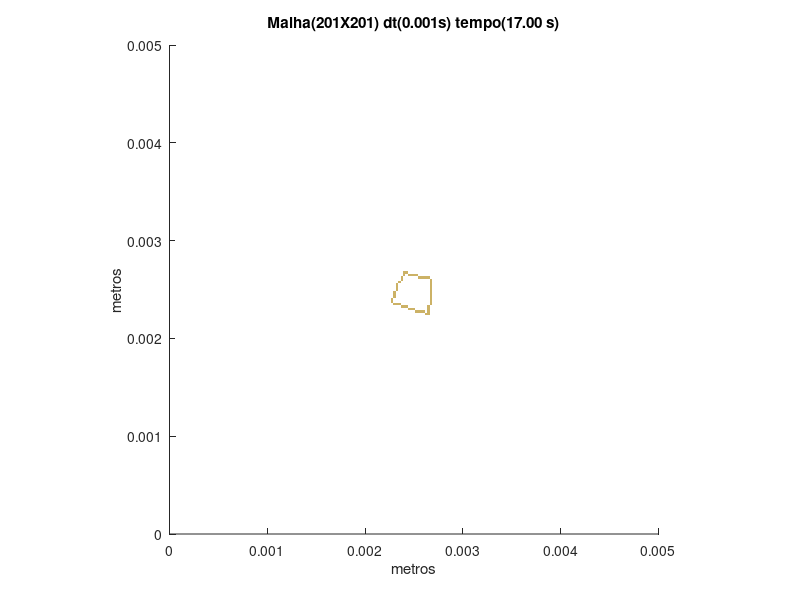

Reproduce this figure in MATLAB.
set (gca,'PlotBoxAspectRatio',[1 1 1],'Xlim',[0,0.005],'Ylim',[0,0.005])
hold on
title('Malha(201X201) dt(0.001s) tempo(17.00 s)')
hold on
ylabel('metros')
hold on
xlabel('metros')
hold on

fill([0.00261194029850746 0.00261194029850746 0.00263681592039801 0.00263681592039801],[0.00223880597014925 0.0022636815920398 0.0022636815920398 0.00223880597014925],[0.8,0.7,0.4],'LineStyle','none')

fill([0.00263681592039801 0.00263681592039801 0.00266169154228856 0.00266169154228856],[0.00223880597014925 0.0022636815920398 0.0022636815920398 0.00223880597014925],[0.8,0.7,0.4],'LineStyle','none')

fill([0.00251243781094527 0.00251243781094527 0.00253731343283582 0.00253731343283582],[0.0022636815920398 0.00228855721393035 0.00228855721393035 0.0022636815920398],[0.8,0.7,0.4],'LineStyle','none')

fill([0.00253731343283582 0.00253731343283582 0.00256218905472637 0.00256218905472637],[0.0022636815920398 0.00228855721393035 0.00228855721393035 0.0022636815920398],[0.8,0.7,0.4],'LineStyle','none')

fill([0.00256218905472637 0.00256218905472637 0.00258706467661692 0.00258706467661692],[0.0022636815920398 0.00228855721393035 0.00228855721393035 0.0022636815920398],[0.8,0.7,0.4],'LineStyle','none')

fill([0.00258706467661692 0.00258706467661692 0.00261194029850746 0.00261194029850746],[0.0022636815920398 0.00228855721393035 0.00228855721393035 0.0022636815920398],[0.8,0.7,0.4],'LineStyle','none')

fill([0.00263681592039801 0.00263681592039801 0.00266169154228856 0.00266169154228856],[0.0022636815920398 0.00228855721393035 0.00228855721393035 0.0022636815920398],[0.8,0.7,0.4],'LineStyle','none')

fill([0.00243781094527363 0.00243781094527363 0.00246268656716418 0.00246268656716418],[0.00228855721393035 0.0023134328358209 0.0023134328358209 0.00228855721393035],[0.8,0.7,0.4],'LineStyle','none')

fill([0.00246268656716418 0.00246268656716418 0.00248756218905473 0.00248756218905473],[0.00228855721393035 0.0023134328358209 0.0023134328358209 0.00228855721393035],[0.8,0.7,0.4],'LineStyle','none')

fill([0.00248756218905473 0.00248756218905473 0.00251243781094527 0.00251243781094527],[0.00228855721393035 0.0023134328358209 0.0023134328358209 0.00228855721393035],[0.8,0.7,0.4],'LineStyle','none')

fill([0.00263681592039801 0.00263681592039801 0.00266169154228856 0.00266169154228856],[0.00228855721393035 0.0023134328358209 0.0023134328358209 0.00228855721393035],[0.8,0.7,0.4],'LineStyle','none')

fill([0.00236318407960199 0.00236318407960199 0.00238805970149254 0.00238805970149254],[0.0023134328358209 0.00233830845771144 0.00233830845771144 0.0023134328358209],[0.8,0.7,0.4],'LineStyle','none')

fill([0.00238805970149254 0.00238805970149254 0.00241293532338308 0.00241293532338308],[0.0023134328358209 0.00233830845771144 0.00233830845771144 0.0023134328358209],[0.8,0.7,0.4],'LineStyle','none')

fill([0.00241293532338308 0.00241293532338308 0.00243781094527363 0.00243781094527363],[0.0023134328358209 0.00233830845771144 0.00233830845771144 0.0023134328358209],[0.8,0.7,0.4],'LineStyle','none')

fill([0.00263681592039801 0.00263681592039801 0.00266169154228856 0.00266169154228856],[0.0023134328358209 0.00233830845771144 0.00233830845771144 0.0023134328358209],[0.8,0.7,0.4],'LineStyle','none')

fill([0.00228855721393035 0.00228855721393035 0.0023134328358209 0.0023134328358209],[0.00233830845771144 0.00236318407960199 0.00236318407960199 0.00233830845771144],[0.8,0.7,0.4],'LineStyle','none')

fill([0.0023134328358209 0.0023134328358209 0.00233830845771144 0.00233830845771144],[0.00233830845771144 0.00236318407960199 0.00236318407960199 0.00233830845771144],[0.8,0.7,0.4],'LineStyle','none')

fill([0.00233830845771144 0.00233830845771144 0.00236318407960199 0.00236318407960199],[0.00233830845771144 0.00236318407960199 0.00236318407960199 0.00233830845771144],[0.8,0.7,0.4],'LineStyle','none')

fill([0.00266169154228856 0.00266169154228856 0.0026865671641791 0.0026865671641791],[0.00233830845771144 0.00236318407960199 0.00236318407960199 0.00233830845771144],[0.8,0.7,0.4],'LineStyle','none')

fill([0.0022636815920398 0.0022636815920398 0.00228855721393035 0.00228855721393035],[0.00236318407960199 0.00238805970149254 0.00238805970149254 0.00236318407960199],[0.8,0.7,0.4],'LineStyle','none')

fill([0.00266169154228856 0.00266169154228856 0.0026865671641791 0.0026865671641791],[0.00236318407960199 0.00238805970149254 0.00238805970149254 0.00236318407960199],[0.8,0.7,0.4],'LineStyle','none')

fill([0.0022636815920398 0.0022636815920398 0.00228855721393035 0.00228855721393035],[0.00238805970149254 0.00241293532338308 0.00241293532338308 0.00238805970149254],[0.8,0.7,0.4],'LineStyle','none')

fill([0.00266169154228856 0.00266169154228856 0.0026865671641791 0.0026865671641791],[0.00238805970149254 0.00241293532338308 0.00241293532338308 0.00238805970149254],[0.8,0.7,0.4],'LineStyle','none')

fill([0.00228855721393035 0.00228855721393035 0.0023134328358209 0.0023134328358209],[0.00241293532338308 0.00243781094527363 0.00243781094527363 0.00241293532338308],[0.8,0.7,0.4],'LineStyle','none')

fill([0.00266169154228856 0.00266169154228856 0.0026865671641791 0.0026865671641791],[0.00241293532338308 0.00243781094527363 0.00243781094527363 0.00241293532338308],[0.8,0.7,0.4],'LineStyle','none')

fill([0.00228855721393035 0.00228855721393035 0.0023134328358209 0.0023134328358209],[0.00243781094527363 0.00246268656716418 0.00246268656716418 0.00243781094527363],[0.8,0.7,0.4],'LineStyle','none')

fill([0.00266169154228856 0.00266169154228856 0.0026865671641791 0.0026865671641791],[0.00243781094527363 0.00246268656716418 0.00246268656716418 0.00243781094527363],[0.8,0.7,0.4],'LineStyle','none')

fill([0.00228855721393035 0.00228855721393035 0.0023134328358209 0.0023134328358209],[0.00246268656716418 0.00248756218905473 0.00248756218905473 0.00246268656716418],[0.8,0.7,0.4],'LineStyle','none')

fill([0.00266169154228856 0.00266169154228856 0.0026865671641791 0.0026865671641791],[0.00246268656716418 0.00248756218905473 0.00248756218905473 0.00246268656716418],[0.8,0.7,0.4],'LineStyle','none')

fill([0.0023134328358209 0.0023134328358209 0.00233830845771144 0.00233830845771144],[0.00248756218905473 0.00251243781094527 0.00251243781094527 0.00248756218905473],[0.8,0.7,0.4],'LineStyle','none')

fill([0.00266169154228856 0.00266169154228856 0.0026865671641791 0.0026865671641791],[0.00248756218905473 0.00251243781094527 0.00251243781094527 0.00248756218905473],[0.8,0.7,0.4],'LineStyle','none')

fill([0.0023134328358209 0.0023134328358209 0.00233830845771144 0.00233830845771144],[0.00251243781094527 0.00253731343283582 0.00253731343283582 0.00251243781094527],[0.8,0.7,0.4],'LineStyle','none')

fill([0.00266169154228856 0.00266169154228856 0.0026865671641791 0.0026865671641791],[0.00251243781094527 0.00253731343283582 0.00253731343283582 0.00251243781094527],[0.8,0.7,0.4],'LineStyle','none')

fill([0.0023134328358209 0.0023134328358209 0.00233830845771144 0.00233830845771144],[0.00253731343283582 0.00256218905472637 0.00256218905472637 0.00253731343283582],[0.8,0.7,0.4],'LineStyle','none')

fill([0.00266169154228856 0.00266169154228856 0.0026865671641791 0.0026865671641791],[0.00253731343283582 0.00256218905472637 0.00256218905472637 0.00253731343283582],[0.8,0.7,0.4],'LineStyle','none')

fill([0.00233830845771144 0.00233830845771144 0.00236318407960199 0.00236318407960199],[0.00256218905472637 0.00258706467661692 0.00258706467661692 0.00256218905472637],[0.8,0.7,0.4],'LineStyle','none')

fill([0.00266169154228856 0.00266169154228856 0.0026865671641791 0.0026865671641791],[0.00256218905472637 0.00258706467661692 0.00258706467661692 0.00256218905472637],[0.8,0.7,0.4],'LineStyle','none')

fill([0.00236318407960199 0.00236318407960199 0.00238805970149254 0.00238805970149254],[0.00258706467661692 0.00261194029850746 0.00261194029850746 0.00258706467661692],[0.8,0.7,0.4],'LineStyle','none')

fill([0.00266169154228856 0.00266169154228856 0.0026865671641791 0.0026865671641791],[0.00258706467661692 0.00261194029850746 0.00261194029850746 0.00258706467661692],[0.8,0.7,0.4],'LineStyle','none')

fill([0.00236318407960199 0.00236318407960199 0.00238805970149254 0.00238805970149254],[0.00261194029850746 0.00263681592039801 0.00263681592039801 0.00261194029850746],[0.8,0.7,0.4],'LineStyle','none')

fill([0.00253731343283582 0.00253731343283582 0.00256218905472637 0.00256218905472637],[0.00261194029850746 0.00263681592039801 0.00263681592039801 0.00261194029850746],[0.8,0.7,0.4],'LineStyle','none')

fill([0.00256218905472637 0.00256218905472637 0.00258706467661692 0.00258706467661692],[0.00261194029850746 0.00263681592039801 0.00263681592039801 0.00261194029850746],[0.8,0.7,0.4],'LineStyle','none')

fill([0.00258706467661692 0.00258706467661692 0.00261194029850746 0.00261194029850746],[0.00261194029850746 0.00263681592039801 0.00263681592039801 0.00261194029850746],[0.8,0.7,0.4],'LineStyle','none')

fill([0.00261194029850746 0.00261194029850746 0.00263681592039801 0.00263681592039801],[0.00261194029850746 0.00263681592039801 0.00263681592039801 0.00261194029850746],[0.8,0.7,0.4],'LineStyle','none')

fill([0.00263681592039801 0.00263681592039801 0.00266169154228856 0.00266169154228856],[0.00261194029850746 0.00263681592039801 0.00263681592039801 0.00261194029850746],[0.8,0.7,0.4],'LineStyle','none')

fill([0.00238805970149254 0.00238805970149254 0.00241293532338308 0.00241293532338308],[0.00263681592039801 0.00266169154228856 0.00266169154228856 0.00263681592039801],[0.8,0.7,0.4],'LineStyle','none')

fill([0.00243781094527363 0.00243781094527363 0.00246268656716418 0.00246268656716418],[0.00263681592039801 0.00266169154228856 0.00266169154228856 0.00263681592039801],[0.8,0.7,0.4],'LineStyle','none')

fill([0.00246268656716418 0.00246268656716418 0.00248756218905473 0.00248756218905473],[0.00263681592039801 0.00266169154228856 0.00266169154228856 0.00263681592039801],[0.8,0.7,0.4],'LineStyle','none')

fill([0.00248756218905473 0.00248756218905473 0.00251243781094527 0.00251243781094527],[0.00263681592039801 0.00266169154228856 0.00266169154228856 0.00263681592039801],[0.8,0.7,0.4],'LineStyle','none')

fill([0.00251243781094527 0.00251243781094527 0.00253731343283582 0.00253731343283582],[0.00263681592039801 0.00266169154228856 0.00266169154228856 0.00263681592039801],[0.8,0.7,0.4],'LineStyle','none')

fill([0.00238805970149254 0.00238805970149254 0.00241293532338308 0.00241293532338308],[0.00266169154228856 0.0026865671641791 0.0026865671641791 0.00266169154228856],[0.8,0.7,0.4],'LineStyle','none')

fill([0.00241293532338308 0.00241293532338308 0.00243781094527363 0.00243781094527363],[0.00266169154228856 0.0026865671641791 0.0026865671641791 0.00266169154228856],[0.8,0.7,0.4],'LineStyle','none')
